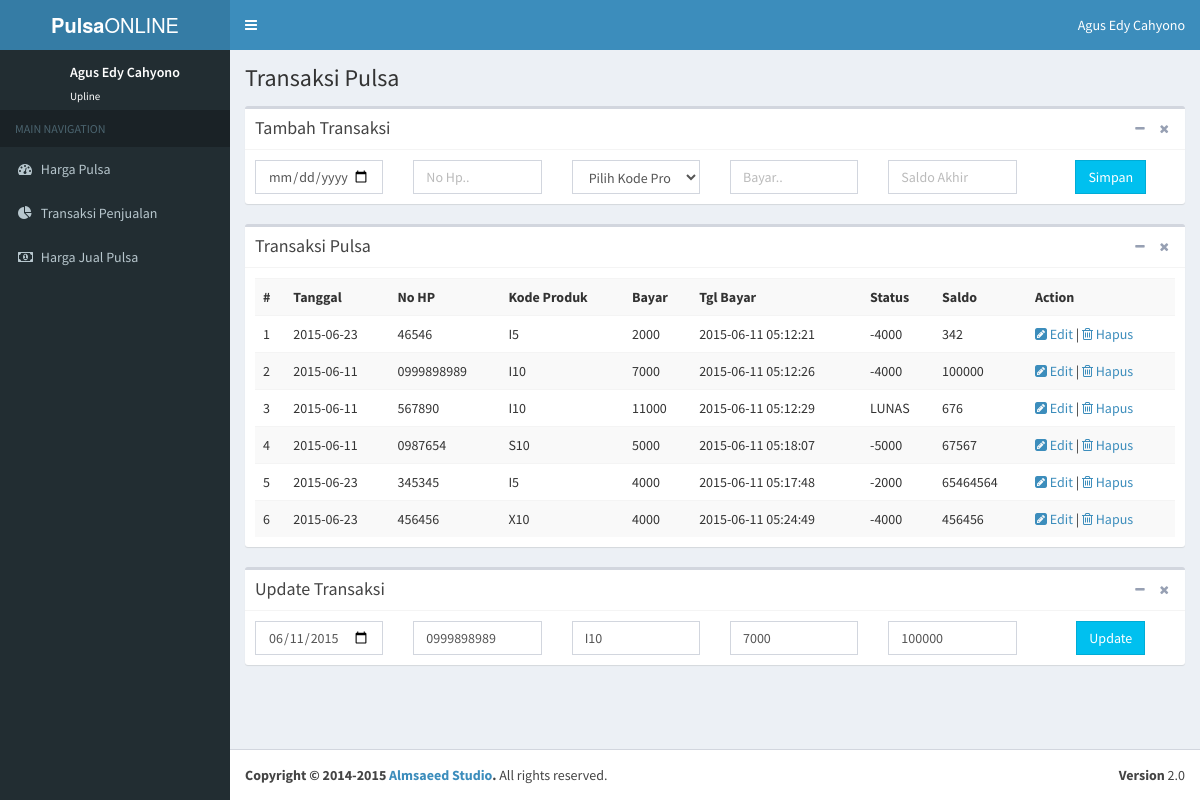
The app's page /transaksi.php?id_trx=12 (signed in) with its own data.
### tables this page shows
CREATE TABLE IF NOT EXISTS `transaksi` (
`id_trx` int(11) NOT NULL,
  `id_user` int(11) NOT NULL,
  `tgl` varchar(50) NOT NULL,
  `no_hp` varchar(50) NOT NULL,
  `kode_produk` varchar(50) NOT NULL,
  `bayar` varchar(50) NOT NULL,
  `tgl_bayar` timestamp NOT NULL DEFAULT CURRENT_TIMESTAMP ON UPDATE CURRENT_TIMESTAMP,
  `status` varchar(50) NOT NULL,
  `saldo` varchar(50) NOT NULL
);

### transaksi.php (the view, shortened to what this page needs)
<?php
if (empty($_SESSION["user"]) OR empty($_SESSION["group"])){
header("location:login.php");
} else {
include "koneksi.php";
$id_user = $_SESSION["id_user"];
$query="select * from transaksi where id_user='$id_user'";
$perintah=mysqli_query($koneksi,$query);
include "header.php";
include "navbar.php";
include "side.php";
?>
<section class="content-header">
  <h1>
    Transaksi Pulsa
  </h1>
</section>
<section class="content">
  <div class="box">
    <div class="box-header with-border">
      <h3 class="box-title">Tambah Transaksi</h3>
      <div class="box-tools pull-right">
        <button class="btn btn-box-tool" data-widget="collapse" data-toggle="tooltip" title="Collapse"><i class="fa fa-minus"></i></button>
        <button class="btn btn-box-tool" data-widget="remove" data-toggle="tooltip" title="Remove"><i class="fa fa-times"></i></button>
      </div>
    </div>
    <div class="box-body">
      <form action="proses_tambah_transaksi.php" method="POST" accept-charset="utf-8">
      	<div class="row">
            <div class="col-xs-2">
              <input type="date" name="tgl" class="form-control" placeholder="Tanggal ..">
            </div>
            <div class="col-xs-2">
              <input type="text" name="no_hp" class="form-control" placeholder="No Hp..">
            </div>
            <div class="col-xs-2">
              <select name="kode_produk" class="form-control">
                <option value="">Pilih Kode Produk</option>
              </select>
            </div>
             <div class="col-xs-2">
              <input type="text" name="bayar" class="form-control" placeholder="Bayar..">
            </div>
             <div class="col-xs-2">
              <input type="text" name="saldo" class="form-control" placeholder="Saldo Akhir">
            </div>
            <div class="col-xs-2 text-center">
              <button type="submit" class="btn btn-info btn-flat" >Simpan</button>
            </div>
        </div>
      </form>
    </div>
  </div>
  <div class="box">
    <div class="box-header with-border">
      <h3 class="box-title">Transaksi Pulsa</h3>
      <div class="box-tools pull-right">
        <button class="btn btn-box-tool" data-widget="collapse" data-toggle="tooltip" title="Collapse"><i class="fa fa-minus"></i></button>
        <button class="btn btn-box-tool" data-widget="remove" data-toggle="tooltip" title="Remove"><i class="fa fa-times"></i></button>
      </div>
    </div>
    <div class="box-body">
      <table class="table table-striped">
        <tr>
          <th>#</th>
          <th>Tanggal</th>
          <th>No HP</th>
          <th>Kode Produk</th>
          <th>Bayar</th>
          <th>Tgl Bayar</th>
          <th>Status</th>
          <th>Saldo</th>
          <th>Action</th>
        </tr>
        <?php
        	$i=0;
        	while ($data=mysqli_fetch_array($perintah)){
        	 $i++
         ?>
        <tr>
          <td><?php echo $i; ?></td>
          <td><?php echo $data["tgl"]; ?></td>
          <td><?php echo $data["no_hp"]; ?></td>
          <td><?php echo $data["kode_produk"]; ?></td>
          <td><?php echo $data["bayar"]; ?></td>
          <td><?php echo $data["tgl_bayar"]; ?></td>
          <td><?php echo $data["status"]; ?></td>
          <td><?php echo $data["saldo"]; ?></td>
          <td>
          <a href="transaksi.php?id_trx=<?php echo $data["id_trx"]; ?>"><i class="fa fa-pencil-square"></i> Edit</a> |
	      <a href="hapus_transaksi.php?id_trx=<?php echo $data["id_trx"]; ?>" onclick='return confirm_hapus()'><i class="fa fa-trash-o"></i> Hapus</a></td>
  		  </tr>
        <?php
        	}
         ?>
      </table>
    </div>
  </div>
  <?php
  	$id_trx=$_GET["id_trx"];
  	if ($id_trx==NULL) {
  		Null;
  	}else{
  		$id_trx=$_GET["id_trx"];
  		$queryutrx="select * from transaksi where id_trx='$id_trx'";
		$perintahutrx=mysqli_query($koneksi,$queryutrx);
		$datautrx=mysqli_fetch_array($perintahutrx);
  	?>
  <div class="box">
    <div class="box-header with-border">
      <h3 class="box-title">Update Transaksi</h3>
      <div class="box-tools pull-right">
        <button class="btn btn-box-tool" data-widget="collapse" data-toggle="tooltip" title="Collapse"><i class="fa fa-minus"></i></button>
        <button class="btn btn-box-tool" data-widget="remove" data-toggle="tooltip" title="Remove"><i class="fa fa-times"></i></button>
      </div>
    </div>
    <div class="box-body">
      <form action="proses_edit_transaksi.php" method="POST" accept-charset="utf-8">
      	<div class="row">
      		<div class="col-xs-2">
              <input type="date" name="tgl" value="<?php echo $datautrx["tgl"]; ?>" class="form-control" placeholder="Tanggal ..">
            </div>
            <div class="col-xs-2">
              <input type="text" name="no_hp" value="<?php echo $datautrx["no_hp"]; ?>" class="form-control" placeholder="No Hp..">
            </div>
            <div class="col-xs-2">
              <input type="text" name="kode_produk" value="<?php echo $datautrx["kode_produk"]; ?>" class="form-control" placeholder="Kode Produk..">
            </div>
             <div class="col-xs-2">
              <input type="text" name="bayar" value="<?php echo $datautrx["bayar"]; ?>" class="form-control" placeholder="Bayar..">
            </div>
             <div class="col-xs-2">
              <input type="text" name="saldo" value="<?php echo $datautrx["saldo"]; ?>" class="form-control" placeholder="Saldo Akhir">
            </div>
            <div class="col-xs-2 text-center">
              <button type="submit" class="btn btn-info btn-flat" >Update</button>
            </div>
        </div>
      </form>
    </div>
  </div>
  <?php
  	}
   ?>
</section>
<?php }
include "footer-content.php";
?>

### records on screen
transaksi: tgl "2015-06-23", no_hp "46546", kode_produk "I5", bayar "2000", tgl_bayar "2015-06-11 05:12:21", status "-4000", saldo "342"
transaksi: tgl "2015-06-11", no_hp "0999898989", kode_produk "I10", bayar "7000", tgl_bayar "2015-06-11 05:12:26", status "-4000", saldo "100000", tgl "06/11/2015"
transaksi: tgl "2015-06-11", no_hp "567890", kode_produk "I10", bayar "11000", tgl_bayar "2015-06-11 05:12:29", status "LUNAS", saldo "676"
transaksi: tgl "2015-06-11", no_hp "0987654", kode_produk "S10", bayar "5000", tgl_bayar "2015-06-11 05:18:07", status "-5000", saldo "67567"
transaksi: tgl "2015-06-23", no_hp "345345", kode_produk "I5", bayar "4000", tgl_bayar "2015-06-11 05:17:48", status "-2000", saldo "65464564"
transaksi: tgl "2015-06-23", no_hp "456456", kode_produk "X10", bayar "4000", tgl_bayar "2015-06-11 05:24:49", status "-4000", saldo "456456"

### other values on screen
$_SESSION["nama"] "Agus Edy Cahyono"
$_SESSION["group"] "Upline"
